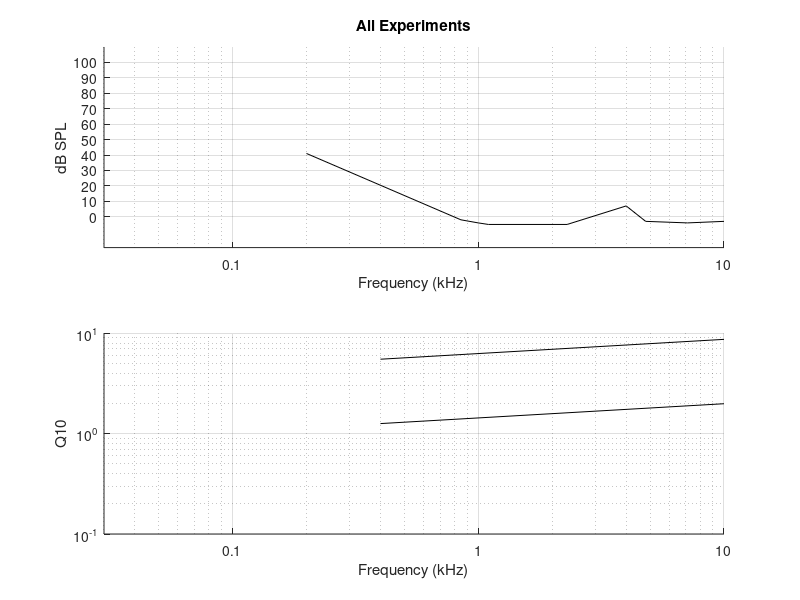

This chart was generated by the following MATLAB code:
%% plot all AN thresholds
ExpDataDir = 'C:\Research\MATLAB\Vowel_STMP\ExpData\';
cd(ExpDataDir);

% search for all AN experiments
Experiments = dir(fullfile(ExpDataDir,'JB-2011*AN*'));

figure(1); clf;
load normema;

%%%%%%% Add lines from Kale and Heinz (2009) normal-hearing CHIN data
QlowM97(:,1)=[.4 10]';  QhighM97(:,1)=QlowM97(:,1);
% 5th and 95th percentiles from Kale and Heinz (2009)
QlowM97(:,2)=10^.1572*QlowM97(:,1).^.1416;
QhighM97(:,2)=10^.7989*QlowM97(:,1).^.1416;

% go through each experiment
Thrs_dbSPL = cell(length(Experiments),1);
BFs_kHz = cell(length(Experiments),1);
Q10s = cell(length(Experiments),1);
for ExpNum=1:length(Experiments)
    cd(fullfile(ExpDataDir,Experiments(ExpNum).name));
    
    CALIBpics=findPics('calib');
    TrackUnitList=getTrackUnitList;
    NUMunits=size(TrackUnitList,1);
    Thrs_dbSPL{ExpNum} = -999+zeros(NUMunits,1);
    BFs_kHz{ExpNum} = -999+zeros(NUMunits,1);
    Q10s{ExpNum} = -999+zeros(NUMunits,1);
    for ind = 1:NUMunits
        % Plot TC
        TCpics=findPics('tc',TrackUnitList(ind,:));
        if ~isempty(TCpics)
            Thrs_dbSPL_TEMP=[];
            BFs_kHz_TEMP=[];
            Q10s_TEMP=[];
            for TCind=1:length(TCpics)
                CALIB_PIC = CALIBpics(max(find((CALIBpics<TCpics(TCind)))));
                [Thrs_dbSPL_TEMP(TCind) BFs_kHz_TEMP(TCind) Q10s_TEMP(TCind)] = plotTCs(TCpics(TCind),CALIB_PIC,0);
                % [Thrs_dbSPL_TEMP(TCind) BFs_kHz_TEMP(TCind) Q10s_TEMP(TCind)] = plotTCs_BFbyhand(TCpics(TCind),CALIB_PIC,0);
            end
            [Thrs_dbSPL{ExpNum}(ind) index_TC] = min(Thrs_dbSPL_TEMP);
            BFs_kHz{ExpNum}(ind) = BFs_kHz_TEMP(index_TC);
            Q10s{ExpNum}(ind) = Q10s_TEMP(index_TC);
        end %if ~isempty(TCpics)
    end %for ind = 1:NUMunits
    
    if strfind(lower(Experiments(ExpNum).name),'normal')
        figure(1), subplot(211), hold on;
        semilogx(BFs_kHz{ExpNum},Thrs_dbSPL{ExpNum},'kx'); hold off;
        subplot(212), hold on;
        loglog(BFs_kHz{ExpNum},Q10s{ExpNum},'kx'); hold off;
    elseif (~isempty(strfind(lower(Experiments(ExpNum).name),'impaired')) || ~isempty(strfind(lower(Experiments(ExpNum).name),'obn')))
        figure(1), subplot(211), hold on;
        semilogx(BFs_kHz{ExpNum},Thrs_dbSPL{ExpNum},'rx'); hold off;
        subplot(212), hold on;
        loglog(BFs_kHz{ExpNum},Q10s{ExpNum},'rx'); hold off;
    end
    
end %for ExpNum=1:length(Experiments)

xmin=0.03; xmax=10; ymin=-20; ymax=110;
figure(1), subplot(211), hold on;
semilogx(normt(1,:),normt(2,:),'k');
hold off;
ylabel('dB SPL'); xlabel('Frequency (kHz)');
axis([xmin xmax ymin ymax]);
set(gca,'YTick',[0:10:100])
set(gca,'XTick',[.1 1 10],'XTickLabel',[.1 1 10])
title('All Experiments');
grid on

subplot(212), hold on;
loglog(QlowM97(:,1),QlowM97(:,2),'k-');
loglog(QhighM97(:,1),QhighM97(:,2),'k-');
hold off;
ylabel('Q10'); xlabel('Frequency (kHz)');
xlim([xmin xmax]);
ylim([.1 10]);
% set(gca,'YTick',[0 20 40 60 80 100])
set(gca,'XTick',[.1 1 10],'XTickLabel',[.1 1 10])
grid on
